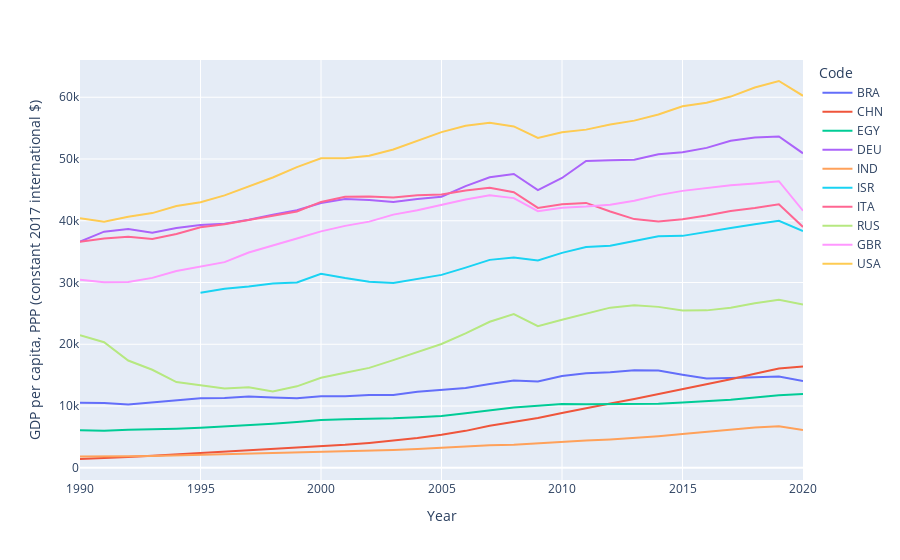

This figure's notebook cell:
### Code cell
fig = px.line(my_countries, 
              x='Year', 
              y='GDP per capita, PPP (constant 2017 international $)', 
              color='Code', )#symbol="country")
fig.show()
